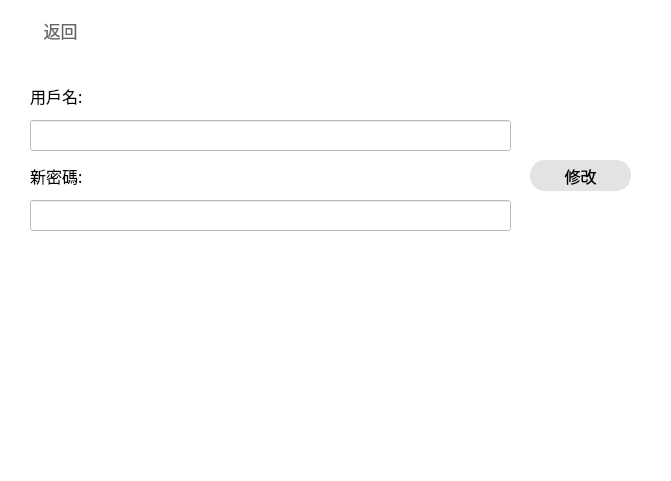
    <widget class="QWidget" name="Change_Users_Password_widget" native="true">
     <property name="geometry">
      <rect>
       <x>170</x>
       <y>50</y>
       <width>671</width>
       <height>481</height>
      </rect>
     </property>
     <property name="font">
      <font>
       <family>Microsoft YaHei</family>
       <pointsize>11</pointsize>
       <stylestrategy>PreferAntialias</stylestrategy>
      </font>
     </property>
     <property name="styleSheet">
      <string notr="true">background-color:rgba(255, 255, 255,240);</string>
     </property>
     <widget class="QPushButton" name="Change_Users_Password_Back">
      <property name="geometry">
       <rect>
        <x>10</x>
        <y>10</y>
        <width>101</width>
        <height>41</height>
       </rect>
      </property>
      <property name="sizePolicy">
       <sizepolicy hsizetype="Minimum" vsizetype="Minimum">
        <horstretch>0</horstretch>
        <verstretch>0</verstretch>
       </sizepolicy>
      </property>
      <property name="font">
       <font>
        <family>Microsoft YaHei</family>
        <pointsize>13</pointsize>
        <stylestrategy>PreferAntialias</stylestrategy>
       </font>
      </property>
      <property name="focusPolicy">
       <enum>Qt::StrongFocus</enum>
      </property>
      <property name="styleSheet">
       <string notr="true">QPushButton
{
	border:none;
	background-color:rgba(0,0,0,0);
	color:rgba(60,60,60,200);
}
QPushButton:hover
{
    color:rgba(60,60,60,255);
}
</string>
      </property>
      <property name="text">
       <string>返回</string>
      </property>
      <property name="icon">
       <iconset>
        <normaloff>:/icon/Icon/exit2.png</normaloff>:/icon/Icon/exit2.png</iconset>
      </property>
      <property name="iconSize">
       <size>
        <width>20</width>
        <height>20</height>
       </size>
      </property>
      <property name="checkable">
       <bool>false</bool>
      </property>
     </widget>
     <widget class="QLineEdit" name="Change_Users_Password_New_Password_input">
      <property name="geometry">
       <rect>
        <x>30</x>
        <y>200</y>
        <width>481</width>
        <height>31</height>
       </rect>
      </property>
      <property name="font">
       <font>
        <family>Microsoft YaHei</family>
        <pointsize>11</pointsize>
       </font>
      </property>
     </widget>
     <widget class="QLabel" name="Change_Users_Password_New_Password_title">
      <property name="geometry">
       <rect>
        <x>30</x>
        <y>160</y>
        <width>471</width>
        <height>31</height>
       </rect>
      </property>
      <property name="font">
       <font>
        <family>Microsoft YaHei</family>
        <pointsize>12</pointsize>
        <weight>50</weight>
        <bold>false</bold>
       </font>
      </property>
      <property name="styleSheet">
       <string notr="true"/>
      </property>
      <property name="text">
       <string>新密碼:</string>
      </property>
      <property name="alignment">
       <set>Qt::AlignLeading|Qt::AlignLeft|Qt::AlignVCenter</set>
      </property>
     </widget>
     <widget class="QLabel" name="Change_Users_Password_User_Name_title">
      <property name="geometry">
       <rect>
        <x>30</x>
        <y>80</y>
        <width>471</width>
        <height>31</height>
       </rect>
      </property>
      <property name="font">
       <font>
        <family>Microsoft YaHei</family>
        <pointsize>12</pointsize>
        <weight>50</weight>
        <bold>false</bold>
       </font>
      </property>
      <property name="styleSheet">
       <string notr="true"/>
      </property>
      <property name="text">
       <string>用戶名:</string>
      </property>
      <property name="alignment">
       <set>Qt::AlignLeading|Qt::AlignLeft|Qt::AlignVCenter</set>
      </property>
     </widget>
     <widget class="QLineEdit" name="Change_Users_Password_User_Name_input">
      <property name="geometry">
       <rect>
        <x>30</x>
        <y>120</y>
        <width>481</width>
        <height>31</height>
       </rect>
      </property>
      <property name="font">
       <font>
        <family>Microsoft YaHei</family>
        <pointsize>11</pointsize>
       </font>
      </property>
     </widget>
     <widget class="QPushButton" name="Change_Users_Password_Run_Button">
      <property name="geometry">
       <rect>
        <x>530</x>
        <y>160</y>
        <width>101</width>
        <height>31</height>
       </rect>
      </property>
      <property name="sizePolicy">
       <sizepolicy hsizetype="Minimum" vsizetype="Minimum">
        <horstretch>0</horstretch>
        <verstretch>0</verstretch>
       </sizepolicy>
      </property>
      <property name="font">
       <font>
        <family>Microsoft YaHei</family>
        <pointsize>12</pointsize>
        <stylestrategy>PreferAntialias</stylestrategy>
       </font>
      </property>
      <property name="focusPolicy">
       <enum>Qt::StrongFocus</enum>
      </property>
      <property name="styleSheet">
       <string notr="true">QPushButton
{
	border:none;
	background-color:rgba(20,20,20,30);
	border-radius: 15px;
}
QPushButton:hover
{
    background-color:rgba(20,20,20,50);
}
QPushButton:pressed
{
    background-color:rgba(20,20,20,70);
}</string>
      </property>
      <property name="text">
       <string>修改</string>
      </property>
      <property name="iconSize">
       <size>
        <width>16</width>
        <height>16</height>
       </size>
      </property>
      <property name="checkable">
       <bool>false</bool>
      </property>
     </widget>
    </widget>
